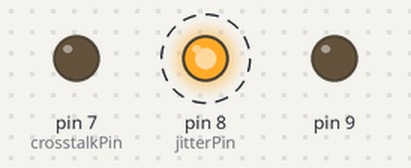
A sketch run on a simulated Arduino Mega 2560, built with avr-gcc and run on an emulated ATmega2560. On the bench: output pins drawn as LEDs (lit = HIGH). Dashed ring = blinking. Random numbers use the default seed unless the sketch sets one.

Above: at 0.08 s.
Timing chart, 0 to 3.0 s (numbered marks = the images above):
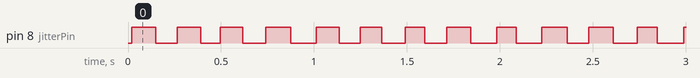

The sketch:

arduino_uno_jitter_capacitance_ringing_crosstalk_micro.ino
```cpp
// by David Reguera Garcia aka Dreg

#include <Arduino.h>

const int jitterPin = 8;
const int crosstalkPin = 7;
const unsigned int baseDelay = 100;

void setup() {
  pinMode(jitterPin, OUTPUT);
  pinMode(crosstalkPin, OUTPUT);
  pinMode(9, OUTPUT);

  randomSeed(analogRead(A0));

  TCCR1A = _BV(COM1A1) | _BV(WGM11);
  TCCR1B = _BV(WGM13) | _BV(WGM12) | _BV(CS10);
  ICR1   = 15;
  OCR1A  = 7;

  TCCR3A = 0;
  TCCR3B = _BV(WGM32) | _BV(CS30);
  OCR3A  = 200;
  TIMSK3 = _BV(OCIE3A);

  sei();
}

ISR(TIMER3_COMPA_vect) {
  if (random(0, 1000) < 5) {
    PORTE &= ~(1 << PE6);
    asm volatile ("nop\n\t"
                  "nop\n\t");
    PORTE |= (1 << PE6);
  }
}

void loop() {
  unsigned int jitter = random(0, 50);

  digitalWrite(jitterPin, HIGH);
  delayMicroseconds(baseDelay + jitter);

  jitter = random(0, 50);
  digitalWrite(jitterPin, LOW);
  delayMicroseconds(baseDelay + jitter);
}
```

Measured:
- by itself, pin 8 (jitterPin): alternates HIGH for 0.12 s and LOW for 0.12 s
